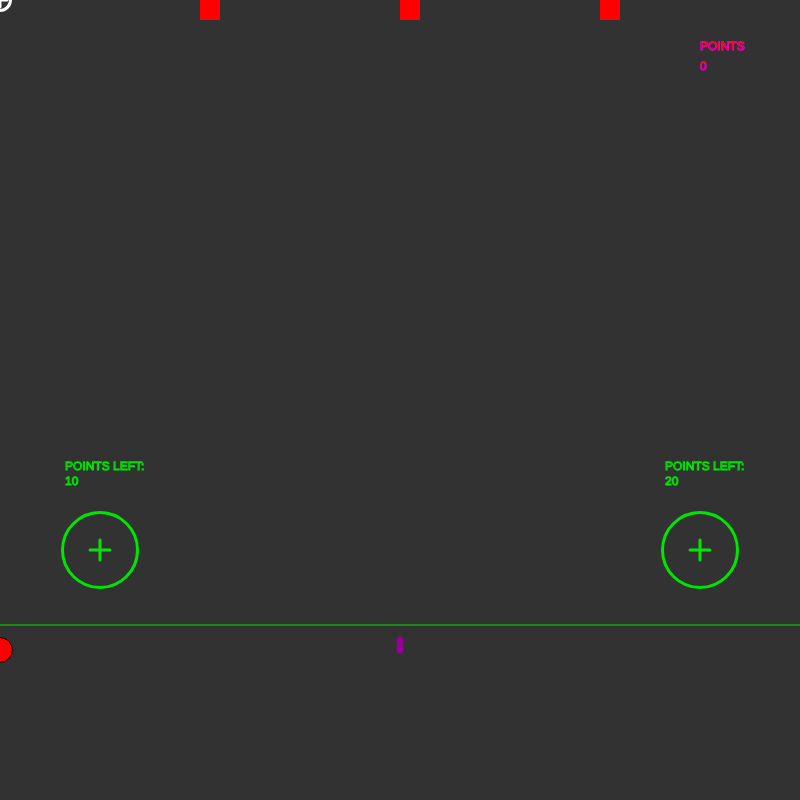
Frame 1 (no input)
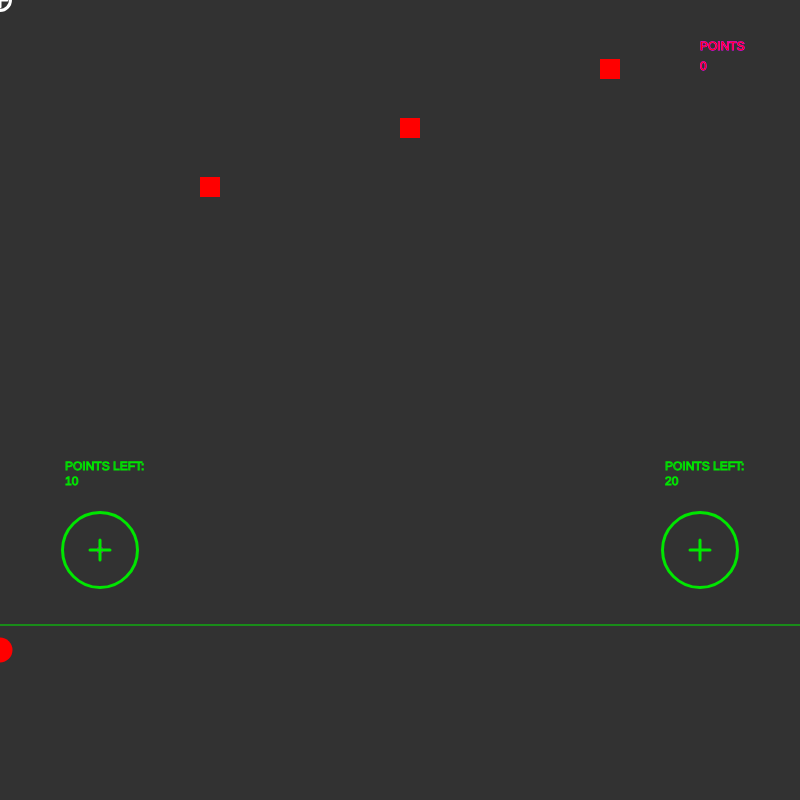
Frame 60 (no input)
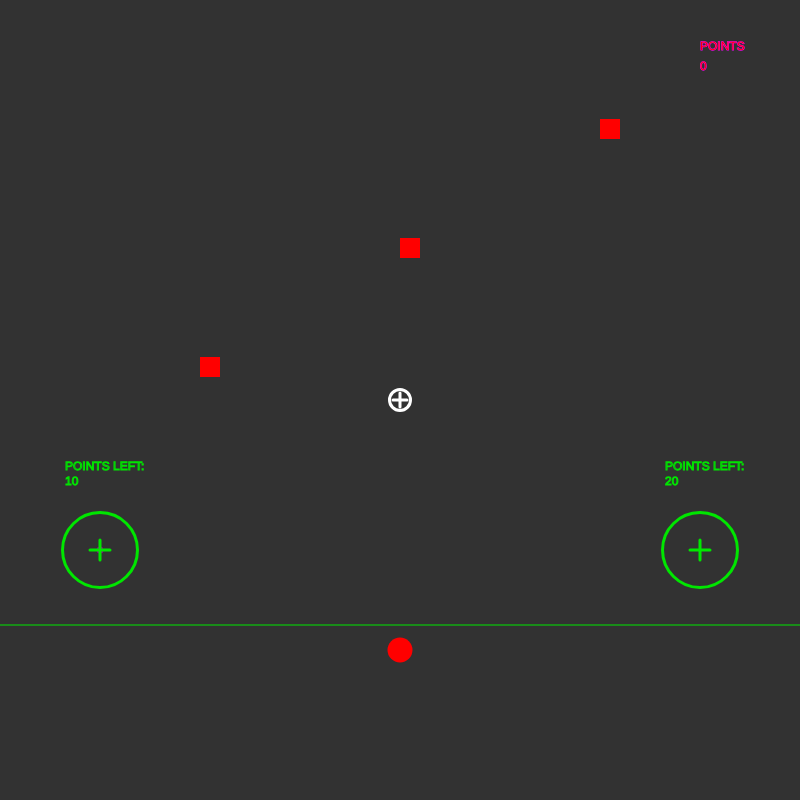
Frame 120 (the mouse pressed at the canvas centre since frame 60)

The p5.js sketch that drew these frames (run headless with seeded random() and noise() and a simulated clock; from frame 60 on, the mouse is pressed at the canvas centre):

// p5.js sketch
// ── sketch.js
function setup() {
  createCanvas(800, 800);
  noCursor()
}
//variables
var laserX = 400
var laserY = 650
var ay = 0
var by = 0
var cy = 0
var ax = 200
var bx = 400
var cx = 600
var points =0
var tunlock1=10
var tunlock2=20
var unlockexist1=0
var unlockexist2=0
var tlaserX=100
var tlaserY=550
var tcooldown1=0
var tlevel=0


//things
function draw() {
  background(50, 50, 50);
  fill(255, 0, 0)
  ellipse(mouseX, 650, 25, 25)
  stroke(0, 230, 0)
  line(0,625, 800, 625)
  stroke(150, 0, 150)
  strokeWeight(7)
  line(laserX, laserY, laserX, laserY-10)
  line(100, 550, tlaserX, tlaserY)
  strokeWeight(1)
  laserY=laserY-30
  noStroke()
  rect(ax, ay, 20, 20)
  rect(bx, by, 20, 20)
  rect(cx, cy, 20, 20)
  ay=ay+3
  by=by+2
  cy=cy+1
  if(ay > 850){
    ay=-50
  }
  if(by > 850){
    by=-50
  }
  if(cy >850){
    cy=-50
  }
  if(ay > 625 && ay < 630){
    points=points-5
  }
   if(by > 625 && by < 627){
    points=points-5
  }
  if(cy > 625 && cy < 627){
    points=points-5
  }
  
  stroke(255, 0, 255)
  text(`POINTS`, 700, 50)
  text(points, 700, 70)
  noStroke()
  stroke(255, 255, 255)
  strokeWeight(3)
  line(mouseX, mouseY-7, mouseX, mouseY+7)
  line(mouseX+7, mouseY, mouseX-7, mouseY)
  noFill()
  ellipse(mouseX, mouseY, 21,21)
  noStroke()
  stroke(0, 230, 0)
  ellipse(100, 550, 75, 75)
  ellipse(700, 550, 75, 75)
  line(100, 560, 100, 540)
  line(90, 550, 110, 550)
  line(700, 560, 700, 540)
  line(690, 550, 710, 550)
  
  //turrets unlocking
  strokeWeight(1)
  text(`POINTS LEFT:`, 65, 470)
  text(`POINTS LEFT:`, 665, 470)
  text(tunlock1-points, 65, 485)
  text(tunlock2-points, 665, 485)
  noStroke()
  
  
  
  if(points>tunlock1){
    unlockexist1=unlockexist1+2
  }
  if(unlockexist1>1){
    fill(255, 0, 0)
    ellipse(100, 550, 50, 50)
    tunlock1=110
    
  }
  if(unlockexist1>3){
    fill(255, 255, 0)
    ellipse(100, 550, 50, 50)
    tunlock1=310
  }
  
  if(points>tunlock2){
    unlockexist2=unlockexist2+2
  }
  if(unlockexist2>1){
    fill(255, 0, 0)
    ellipse(700, 550, 50, 50)
    tunlock2=110
  }
  
  
    
     
  //collisions   
  if(laserX<ax+20 && laserX>ax && laserY<ay){
    ay=-50
    ax=random(200, 600)
    laserY=900
    laserX=900
    points= points+1
  }
  if(laserX<bx+20 && laserX>bx && laserY<by){
    by=-50
    bx=random(200, 600)
    laserY=900
    laserX=900
    points= points+1
  }
  if(laserX<cx+20 && laserX>cx && laserY<cy){
    cy=-50
    cx=random(200, 600)
    laserY=900
    laserX=900
    points= points+1
  }
  
  if(ax<400 && ay>400 && unlockexist1>1){
    tlaserX=ax
    tlaserY=ay
  }
  
  
  if( ay>500 && tlaserX==ax && tlaserY==ay){
    
    tlaserX=100
    tlaserY=550
    ay=-50
    ax=random(200, 600)
    points=points+1
  }
  

  
  
}

function mousePressed(){
  laserX=mouseX
  laserY=650
  
}
